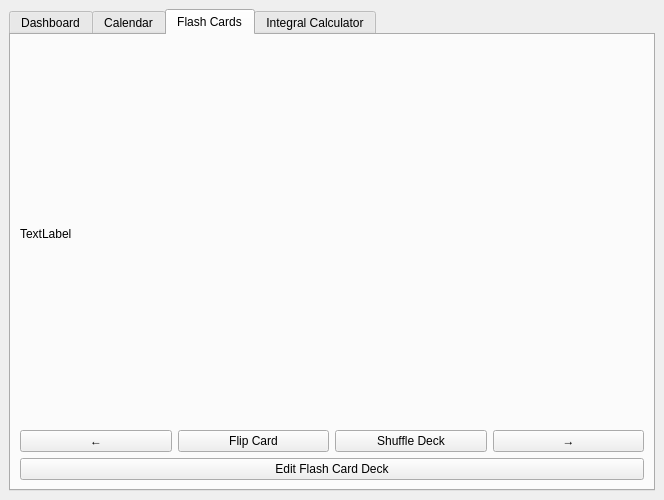
<?xml version="1.0" encoding="UTF-8"?>
<ui version="4.0">
 <class>MainWindow</class>
 <widget class="QMainWindow" name="MainWindow">
  <property name="geometry">
   <rect>
    <x>0</x>
    <y>0</y>
    <width>664</width>
    <height>500</height>
   </rect>
  </property>
  <property name="windowTitle">
   <string>MainWindow</string>
  </property>
  <widget class="QWidget" name="centralwidget">
   <layout class="QVBoxLayout" name="verticalLayout">
    <item>
     <widget class="QTabWidget" name="flashCardPage">
      <property name="currentIndex">
       <number>2</number>
      </property>
      <widget class="QWidget" name="dashTab">
       <attribute name="title">
        <string>Dashboard</string>
       </attribute>
       <layout class="QVBoxLayout" name="scheduleVLayout">
        <item>
         <widget class="QStackedWidget" name="stackedWidget">
          <property name="currentIndex">
           <number>1</number>
          </property>
          <widget class="QWidget" name="dashPage">
           <layout class="QVBoxLayout" name="verticalLayout_2">
            <item>
             <widget class="QLabel" name="scheduleLabel">
              <property name="text">
               <string>TextLabel</string>
              </property>
             </widget>
            </item>
            <item>
             <layout class="QHBoxLayout" name="dayChooserHLayout">
              <item>
               <widget class="QPushButton" name="monB">
                <property name="text">
                 <string>Monday</string>
                </property>
               </widget>
              </item>
              <item>
               <widget class="QPushButton" name="tueB">
                <property name="text">
                 <string>Tuesday</string>
                </property>
               </widget>
              </item>
              <item>
               <widget class="QPushButton" name="wedB">
                <property name="text">
                 <string>Wednesday</string>
                </property>
               </widget>
              </item>
              <item>
               <widget class="QPushButton" name="thuB">
                <property name="text">
                 <string>Thursday</string>
                </property>
               </widget>
              </item>
              <item>
               <widget class="QPushButton" name="friB">
                <property name="text">
                 <string>Friday</string>
                </property>
               </widget>
              </item>
              <item>
               <widget class="QPushButton" name="satB">
                <property name="text">
                 <string>Saturday</string>
                </property>
               </widget>
              </item>
              <item>
               <widget class="QPushButton" name="sunB">
                <property name="text">
                 <string>Sunday</string>
                </property>
               </widget>
              </item>
             </layout>
            </item>
            <item>
             <widget class="QPushButton" name="addCoursesB">
              <property name="text">
               <string>Go to Add Courses</string>
              </property>
             </widget>
            </item>
           </layout>
          </widget>
          <widget class="QWidget" name="generationPage">
           <layout class="QVBoxLayout" name="genPageVLayout">
            <item>
             <layout class="QVBoxLayout" name="generatorVLayout">
              <item>
               <widget class="QScrollArea" name="courseResultScrollArea">
                <property name="widgetResizable">
                 <bool>true</bool>
                </property>
                <widget class="QWidget" name="scrollAreaWidgetContents">
                 <property name="geometry">
                  <rect>
                   <x>0</x>
                   <y>0</y>
                   <width>98</width>
                   <height>28</height>
                  </rect>
                 </property>
                </widget>
               </widget>
              </item>
             </layout>
            </item>
            <item>
             <layout class="QHBoxLayout" name="courseSearchHLayout">
              <item>
               <widget class="QLineEdit" name="courseSearch"/>
              </item>
              <item>
               <widget class="QPushButton" name="searchButton">
                <property name="text">
                 <string>Search</string>
                </property>
               </widget>
              </item>
             </layout>
            </item>
            <item>
             <widget class="QPushButton" name="scheduleEditB">
              <property name="text">
               <string>Edit Schedule</string>
              </property>
             </widget>
            </item>
            <item>
             <widget class="QPushButton" name="dashboardB">
              <property name="text">
               <string>Return to Dashboard</string>
              </property>
             </widget>
            </item>
           </layout>
          </widget>
         </widget>
        </item>
       </layout>
      </widget>
      <widget class="QWidget" name="calTab">
       <attribute name="title">
        <string>Calendar</string>
       </attribute>
       <layout class="QVBoxLayout" name="verticalLayout_6">
        <item>
         <widget class="QCalendarWidget" name="calendarWidget"/>
        </item>
        <item>
         <widget class="QScrollArea" name="scrollArea">
          <property name="widgetResizable">
           <bool>true</bool>
          </property>
          <widget class="QWidget" name="scrollAreaWidgetContents_2">
           <property name="geometry">
            <rect>
             <x>0</x>
             <y>0</y>
             <width>98</width>
             <height>35</height>
            </rect>
           </property>
           <layout class="QVBoxLayout" name="verticalLayout_5">
            <item>
             <widget class="QLabel" name="todoCalendarLabel">
              <property name="text">
               <string>TODO:</string>
              </property>
             </widget>
            </item>
           </layout>
          </widget>
         </widget>
        </item>
        <item>
         <widget class="QPushButton" name="calEditB">
          <property name="text">
           <string>Edit Calendar TODO</string>
          </property>
         </widget>
        </item>
       </layout>
      </widget>
      <widget class="QWidget" name="tab">
       <attribute name="title">
        <string>Flash Cards</string>
       </attribute>
       <layout class="QVBoxLayout" name="verticalLayout_3">
        <item>
         <widget class="QLabel" name="cardLabel">
          <property name="text">
           <string>TextLabel</string>
          </property>
         </widget>
        </item>
        <item>
         <layout class="QHBoxLayout" name="navigationHLayout">
          <item>
           <widget class="QPushButton" name="leftCardB">
            <property name="text">
             <string>←</string>
            </property>
           </widget>
          </item>
          <item>
           <widget class="QPushButton" name="flipCardB">
            <property name="text">
             <string>Flip Card</string>
            </property>
           </widget>
          </item>
          <item>
           <widget class="QPushButton" name="shuffleDeckB">
            <property name="text">
             <string>Shuffle Deck</string>
            </property>
           </widget>
          </item>
          <item>
           <widget class="QPushButton" name="rightCardB">
            <property name="text">
             <string>→</string>
            </property>
           </widget>
          </item>
         </layout>
        </item>
        <item>
         <widget class="QPushButton" name="flashCardEditB">
          <property name="text">
           <string>Edit Flash Card Deck</string>
          </property>
         </widget>
        </item>
       </layout>
      </widget>
      <widget class="QWidget" name="integralCalcPage">
       <attribute name="title">
        <string>Integral Calculator</string>
       </attribute>
       <layout class="QVBoxLayout" name="verticalLayout_4">
        <item>
         <layout class="QFormLayout" name="formLayout">
          <item row="0" column="0">
           <widget class="QLabel" name="basicFormLabel">
            <property name="text">
             <string>Please Choose a Basic Form: </string>
            </property>
           </widget>
          </item>
          <item row="0" column="1">
           <widget class="QComboBox" name="basicFormComboBox"/>
          </item>
          <item row="1" column="0">
           <widget class="QLabel" name="coefficientLabel">
            <property name="text">
             <string>Type down the coefficient of x:</string>
            </property>
           </widget>
          </item>
          <item row="1" column="1">
           <widget class="QLineEdit" name="integralLineEdit"/>
          </item>
         </layout>
        </item>
        <item>
         <widget class="QPushButton" name="calcB">
          <property name="text">
           <string>Calculate Integral</string>
          </property>
         </widget>
        </item>
        <item>
         <widget class="QLabel" name="answerLabel">
          <property name="text">
           <string/>
          </property>
         </widget>
        </item>
       </layout>
      </widget>
     </widget>
    </item>
   </layout>
  </widget>
 </widget>
 <resources/>
 <connections/>
</ui>
